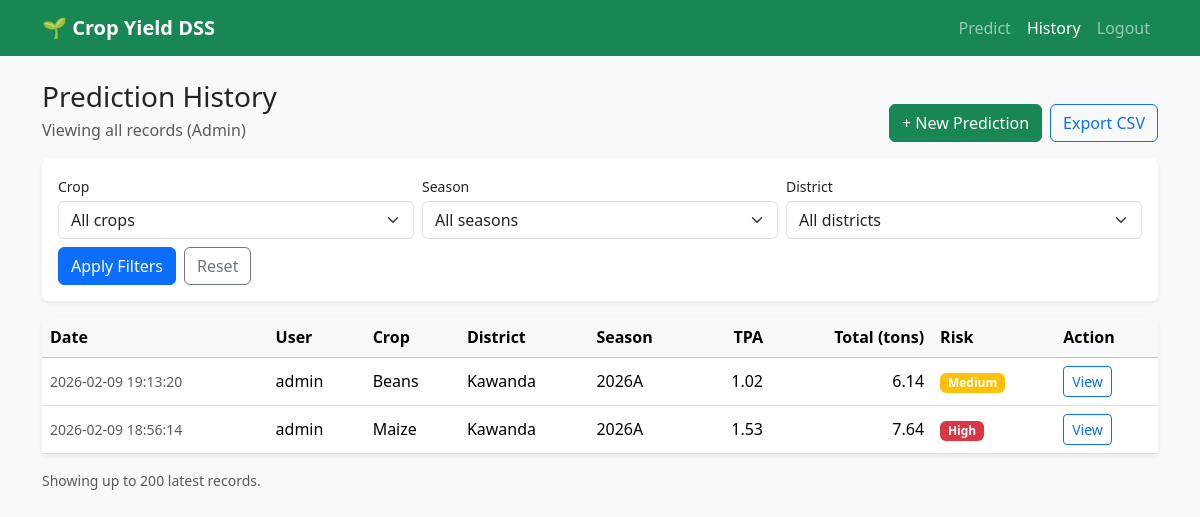
The app's page /history.php (signed in) with its own data.
### tables this page shows
CREATE TABLE `predictions` (
  `id` bigint(20) unsigned NOT NULL AUTO_INCREMENT,
  `user_id` int(10) unsigned DEFAULT NULL,
  `crop_type` varchar(50) NOT NULL,
  `district` varchar(80) NOT NULL,
  `season` varchar(30) NOT NULL,
  `farm_size_acres` decimal(8,2) NOT NULL,
  `soil_type` enum('sandy','clay','loam','silt','other') NOT NULL DEFAULT 'other',
  `rainfall_mm` decimal(8,2) NOT NULL,
  `avg_temp_c` decimal(5,2) NOT NULL,
  `fertilizer_kg` decimal(10,2) NOT NULL DEFAULT 0.00,
  `irrigation` enum('yes','no') NOT NULL DEFAULT 'no',
  `seed_type` enum('local','improved','hybrid','other') NOT NULL DEFAULT 'other',
  `predicted_yield_tons` decimal(10,2) NOT NULL,
  `predicted_yield_tpa` decimal(10,2) NOT NULL,
  `risk_level` enum('low','medium','high') NOT NULL DEFAULT 'medium',
  `recommendations` text DEFAULT NULL,
  `created_at` timestamp NOT NULL DEFAULT current_timestamp(),
  PRIMARY KEY (`id`),
  KEY `idx_predictions_created_at` (`created_at`),
  KEY `idx_predictions_crop` (`crop_type`),
  KEY `idx_predictions_district` (`district`),
  KEY `idx_predictions_season` (`season`),
  KEY `idx_predictions_user` (`user_id`),
  CONSTRAINT `fk_predictions_user` FOREIGN KEY (`user_id`) REFERENCES `users` (`id`) ON DELETE SET NULL ON UPDATE CASCADE
);

CREATE TABLE `users` (
  `id` int(10) unsigned NOT NULL AUTO_INCREMENT,
  `full_name` varchar(120) NOT NULL,
  `username` varchar(50) NOT NULL,
  `password_hash` varchar(255) NOT NULL,
  `role` enum('admin','user') NOT NULL DEFAULT 'user',
  `created_at` timestamp NOT NULL DEFAULT current_timestamp(),
  PRIMARY KEY (`id`),
  UNIQUE KEY `uq_users_username` (`username`)
);

### public/history.php (the view, shortened to what this page needs)
<?php
require_once __DIR__ . '/../app/config/database.php';
$isAdmin = (($_SESSION['role'] ?? '') === 'admin');
$where = [];
$params = [];
$whereSql = $where ? ("WHERE " . implode(" AND ", $where)) : "";
$sql = "
SELECT
  p.id, p.crop_type, p.district, p.season,
  p.farm_size_acres, p.soil_type, p.rainfall_mm, p.avg_temp_c, p.fertilizer_kg, p.irrigation, p.seed_type,
  p.predicted_yield_tpa, p.predicted_yield_tons, p.risk_level,
  p.created_at,
  u.username
FROM predictions p
LEFT JOIN users u ON u.id = p.user_id
{$whereSql}
ORDER BY p.created_at DESC
LIMIT 200
";
$stmt = $pdo->prepare($sql);
$stmt->execute($params);
$rows = $stmt->fetchAll();
function h(string $s): string { return htmlspecialchars($s, ENT_QUOTES, 'UTF-8'); }
function risk_badge(string $risk): string {
    return match ($risk) {
        'low' => 'success',
        'medium' => 'warning',
        'high' => 'danger',
        default => 'secondary',
    };
}
?>
<!doctype html>
<html lang="en">
<head>
  <link href="/assets/bootstrap/bootstrap.min.css" rel="stylesheet">
</head>
<body class="bg-light">
<nav class="navbar navbar-expand-lg navbar-dark bg-success">
  <div class="container">
    <a class="navbar-brand fw-semibold" href="/predict.php">🌱 Crop Yield DSS</a>
    <div class="collapse navbar-collapse" id="nav">
      <ul class="navbar-nav ms-auto">
        <li class="nav-item"><a class="nav-link" href="/predict.php">Predict</a></li>
        <li class="nav-item"><a class="nav-link active" href="/history.php">History</a></li>
        <li class="nav-item"><a class="nav-link" href="/logout.php">Logout</a></li>
      </ul>
    </div>
  </div>
</nav>
<div class="container py-4">
  <div class="d-flex flex-wrap justify-content-between align-items-end gap-2 mb-3">
    <div>
      <h3 class="mb-1">Prediction History</h3>
      <div class="text-muted">
        <?php if ($isAdmin): ?>
          Viewing all records (Admin)
        <?php else: ?>
          Viewing your records
        <?php endif; ?>
      </div>
    </div>
    <div class="d-flex gap-2">
  <a class="btn btn-success" href="/predict.php">+ New Prediction</a>
  <?php
    $qs = $_GET;
    $qs['export'] = 'csv';
    $exportUrl = '/history.php?' . http_build_query($qs);
  ?>
  <a class="btn btn-outline-primary" href="<?php echo htmlspecialchars($exportUrl); ?>">
    Export CSV
  </a>
</div>
  </div>
  <div class="card shadow-sm border-0 mb-3">
    <div class="card-body p-3">
      <form class="row g-2" method="get">
        <div class="col-md-4">
          <label class="form-label small mb-1">Crop</label>
          <select name="crop" class="form-select">
            <option value="">All crops</option>
          </select>
        </div>
        <div class="col-md-4">
          <label class="form-label small mb-1">Season</label>
          <select name="season" class="form-select">
            <option value="">All seasons</option>
          </select>
        </div>
        <div class="col-md-4">
          <label class="form-label small mb-1">District</label>
          <select name="district" class="form-select">
            <option value="">All districts</option>
          </select>
        </div>
        <div class="col-12 d-flex gap-2 mt-2">
          <button class="btn btn-primary">Apply Filters</button>
          <a class="btn btn-outline-secondary" href="/history.php">Reset</a>
        </div>
      </form>
    </div>
  </div>
  <div class="card shadow-sm border-0">
    <div class="card-body p-0">
      <div class="table-responsive">
        <table class="table table-hover align-middle mb-0">
          <thead class="table-light">
            <tr>
              <th>Date</th>
              <?php if ($isAdmin): ?><th>User</th><?php endif; ?>
              <th>Crop</th>
              <th>District</th>
              <th>Season</th>
              <th class="text-end">TPA</th>
              <th class="text-end">Total (tons)</th>
              <th>Risk</th>
              <th>Action</th>
            </tr>
          </thead>
          <tbody>
            <?php if (!$rows): ?>
              <tr>
                <td colspan="<?php echo $isAdmin ? 9 : 8; ?>" class="text-center text-muted py-4">
                  No predictions found.
                </td>
              </tr>
            <?php else: ?>
              <?php foreach ($rows as $r): ?>
                <tr>
                  <td class="small text-muted"><?php echo h((string)$r['created_at']); ?></td>
                  <?php if ($isAdmin): ?>
                    <td><?php echo h((string)($r['username'] ?? '—')); ?></td>
                  <?php endif; ?>
                  <td><?php echo h(ucfirst((string)$r['crop_type'])); ?></td>
                  <td><?php echo h((string)$r['district']); ?></td>
                  <td><?php echo h((string)$r['season']); ?></td>
                  <td class="text-end"><?php echo h((string)$r['predicted_yield_tpa']); ?></td>
                  <td class="text-end"><?php echo h((string)$r['predicted_yield_tons']); ?></td>
                  <td>
                    <span class="badge bg-<?php echo risk_badge((string)$r['risk_level']); ?>">
                      <?php echo h(ucfirst((string)$r['risk_level'])); ?>
                    </span>
                  </td>
                  <td>
                    <a class="btn btn-sm btn-outline-primary" href="/view.php?id=<?php echo (int)$r['id']; ?>">
                        View
                    </a>
                    </td>
                </tr>
              <?php endforeach; ?>
            <?php endif; ?>
          </tbody>
        </table>
      </div>
    </div>
  </div>
  <p class="text-muted small mt-3 mb-0">
    Showing up to 200 latest records.
  </p>
</div>
</body>
</html>

### records on screen
predictions: created_at "2026-02-09 19:13:20", user.username "admin", crop_type "Beans", district "Kawanda", season "2026A", predicted_yield_tpa "1.02", predicted_yield_tons "6.14", risk_level "Medium"
predictions: created_at "2026-02-09 18:56:14", user.username "admin", crop_type "Maize", district "Kawanda", season "2026A", predicted_yield_tpa "1.53", predicted_yield_tons "7.64", risk_level "High"
